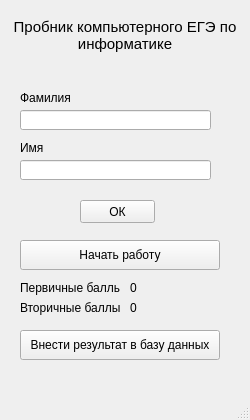
<?xml version="1.0" encoding="UTF-8"?>
<ui version="4.0">
 <class>mainWindow</class>
 <widget class="QMainWindow" name="mainWindow">
  <property name="geometry">
   <rect>
    <x>0</x>
    <y>0</y>
    <width>250</width>
    <height>420</height>
   </rect>
  </property>
  <property name="windowTitle">
   <string>Пробник КЕГЭ 21</string>
  </property>
  <widget class="QWidget" name="centralwidget">
   <widget class="QLineEdit" name="lineEdit">
    <property name="geometry">
     <rect>
      <x>20</x>
      <y>110</y>
      <width>191</width>
      <height>20</height>
     </rect>
    </property>
   </widget>
   <widget class="QLabel" name="label">
    <property name="geometry">
     <rect>
      <x>20</x>
      <y>90</y>
      <width>191</width>
      <height>16</height>
     </rect>
    </property>
    <property name="text">
     <string>Фамилия</string>
    </property>
   </widget>
   <widget class="QLabel" name="label_2">
    <property name="geometry">
     <rect>
      <x>20</x>
      <y>140</y>
      <width>191</width>
      <height>16</height>
     </rect>
    </property>
    <property name="text">
     <string>Имя</string>
    </property>
   </widget>
   <widget class="QLineEdit" name="lineEdit_2">
    <property name="geometry">
     <rect>
      <x>20</x>
      <y>160</y>
      <width>191</width>
      <height>20</height>
     </rect>
    </property>
   </widget>
   <widget class="QPushButton" name="pushButton">
    <property name="geometry">
     <rect>
      <x>80</x>
      <y>200</y>
      <width>75</width>
      <height>23</height>
     </rect>
    </property>
    <property name="text">
     <string>ОК</string>
    </property>
   </widget>
   <widget class="QLabel" name="label_3">
    <property name="geometry">
     <rect>
      <x>20</x>
      <y>280</y>
      <width>100</width>
      <height>16</height>
     </rect>
    </property>
    <property name="text">
     <string>Первичные баллы</string>
    </property>
   </widget>
   <widget class="QLabel" name="label_4">
    <property name="geometry">
     <rect>
      <x>130</x>
      <y>280</y>
      <width>100</width>
      <height>16</height>
     </rect>
    </property>
    <property name="text">
     <string>0</string>
    </property>
   </widget>
   <widget class="QLabel" name="label_5">
    <property name="geometry">
     <rect>
      <x>20</x>
      <y>300</y>
      <width>100</width>
      <height>16</height>
     </rect>
    </property>
    <property name="text">
     <string>Вторичные баллы</string>
    </property>
   </widget>
   <widget class="QLabel" name="label_6">
    <property name="geometry">
     <rect>
      <x>130</x>
      <y>300</y>
      <width>100</width>
      <height>16</height>
     </rect>
    </property>
    <property name="text">
     <string>0</string>
    </property>
   </widget>
   <widget class="QPushButton" name="pushButton_2">
    <property name="geometry">
     <rect>
      <x>20</x>
      <y>330</y>
      <width>200</width>
      <height>30</height>
     </rect>
    </property>
    <property name="text">
     <string>Внести результат в базу данных</string>
    </property>
   </widget>
   <widget class="QLabel" name="label_7">
    <property name="geometry">
     <rect>
      <x>10</x>
      <y>10</y>
      <width>230</width>
      <height>51</height>
     </rect>
    </property>
    <property name="font">
     <font>
      <pointsize>11</pointsize>
     </font>
    </property>
    <property name="text">
     <string>Пробник компьютерного ЕГЭ по информатике</string>
    </property>
    <property name="scaledContents">
     <bool>true</bool>
    </property>
    <property name="alignment">
     <set>Qt::AlignCenter</set>
    </property>
    <property name="wordWrap">
     <bool>true</bool>
    </property>
   </widget>
   <widget class="QPushButton" name="pushButton_3">
    <property name="geometry">
     <rect>
      <x>20</x>
      <y>240</y>
      <width>200</width>
      <height>30</height>
     </rect>
    </property>
    <property name="text">
     <string>Начать работу</string>
    </property>
   </widget>
  </widget>
  <widget class="QStatusBar" name="statusbar"/>
 </widget>
 <resources/>
 <connections/>
</ui>
